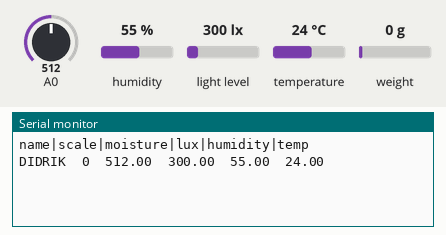
The sketch below on a simulated Arduino Uno, built with avr-gcc and run on an emulated ATmega328P. Shown: the last lines printed to the serial monitor. The test bench sets the inputs (shaded band); at power-on: humidity 55 %, light level 300 lx, weight on the scale 0 g, A0 = 512, temperature 24 °C.

Above: at 2.2 s.
2.3 s: humidity set to 22 %
At 4.7 s:
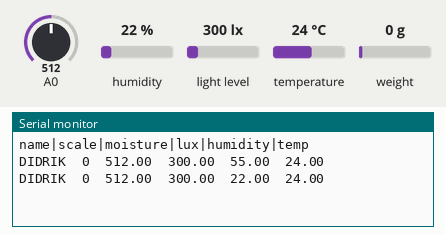
4.9 s: light level set to 40 lx
At 6.8 s:
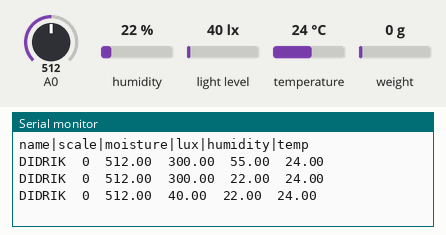
7.5 s: weight on the scale set to 100 g
At 9.3 s:
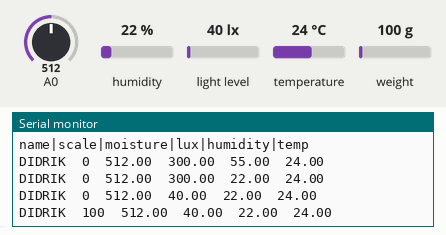
10.1 s: A0 set to 716
At 10.5 s:
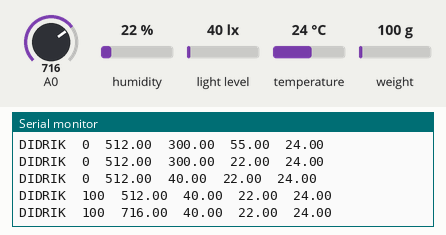
12.7 s: temperature set to 12 °C
At 15.0 s:
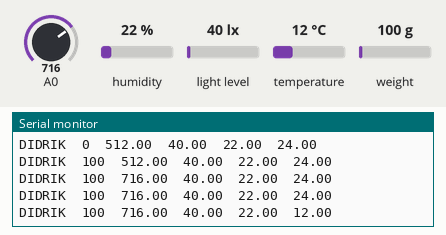
15.3 s: light level set to 500 lx
At 16.8 s:
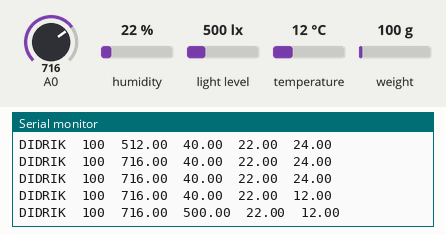
Timing chart, 0 to 18.3 s (numbered marks = the images above; inputs shaded):
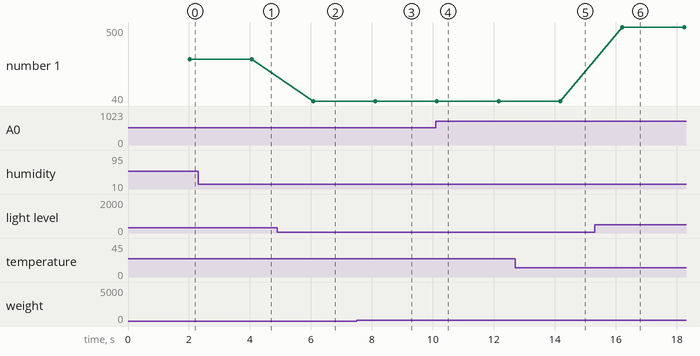

The sketch:

sensor_kit.ino
```cpp
#include "HX711.h"
#include <Wire.h>
#include <BH1750.h>
#include "DHT.h"

#define NAME "DIDRIK"

//defines
#define DHTPIN 4
#define DHTTYPE DHT11
#define DELAY_TIME_MS 1000

// Wiring
const int LOADCELL_DOUT_PIN = 3;
const int LOADCELL_SCK_PIN = 2;

// Instance Variables
HX711 scaleInstance;
BH1750 lightMeter;
DHT dht(DHTPIN, DHTTYPE);

bool lightMeterConnected = false;

void setup() {
  // General
  Serial.begin(38400);

  // scale
  scaleInstance.begin(LOADCELL_DOUT_PIN, LOADCELL_SCK_PIN);
  float scaleMult = 0;

  if (NAME == "KOSTAS") {
    scaleMult = 134.13f;
  } else if (NAME == "DIDRIK") {
    scaleMult = 131.0f;
  } else if (NAME == "WILL") {
    scaleMult = 135.747f;
  }

  scaleInstance.set_scale(scaleMult);
  scaleInstance.tare();

  //light
  Wire.begin();
  if (lightMeter.begin()) {
    lightMeterConnected = true;
  }

  //temp_humidity
  dht.begin();

  Serial.println("name|scale|moisture|lux|humidity|temp");
}

void loop() {

  // scale
  long scale = 0;
  if (scaleInstance.is_ready()) {
    scale = scaleInstance.get_units(10);
  }

  // moisture
  float moisture = analogRead(A0);

  // light
  float lux = -1;
  if (lightMeterConnected) {
    lux = lightMeter.readLightLevel();
  }

  //temp_humidity
  float humidity = dht.readHumidity();
  float temp = dht.readTemperature();

  // print order:
  // name|scale|moisture|lux|humidity|temp
  Serial.print(NAME);
  Serial.print("\t");
  Serial.print(scale);
  Serial.print("\t");
  Serial.print(moisture);
  Serial.print("\t");
  Serial.print(lux);
  Serial.print("\t");
  Serial.print(humidity);
  Serial.print("\t");
  Serial.print(temp);
  Serial.println();

  delay(DELAY_TIME_MS);
}
```

Measured:
- after the input at 2.3 s, the serial monitor: prints a new line after 1.8 s (image 1)
- after the input at 4.9 s, the serial monitor: prints a new line after 1.2 s (image 2)
- after the input at 7.5 s, the serial monitor: prints a new line after 0.60 s (image 3)
- after the input at 10.1 s, the serial monitor: prints a new line at once (image 4)
- after the input at 12.7 s, the serial monitor: prints a new line after 1.5 s (image 5)
- after the input at 15.3 s, the serial monitor: prints a new line after 0.91 s (image 6)
- plotted number 1: 300 → 40 after the input at 4.9 s, 40 → 500 after the input at 15.3 s
